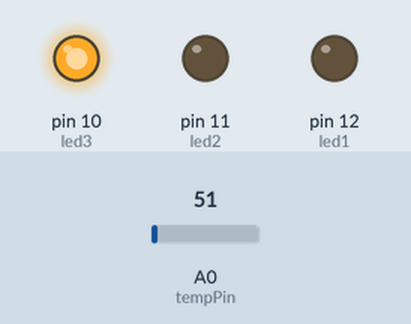
The sketch below on a simulated Arduino Uno, built with avr-gcc and run on an emulated ATmega328P. Parts: output pins drawn as LEDs (lit = HIGH). The inputs (shaded band) are chosen by the test bench; at power-on: A0 (tempPin) = 51. What the sketch prints to the serial monitor is not drawn.

Above: at 2.5 s.
At 5.5 s:
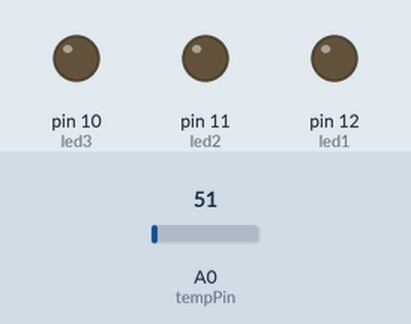
Timing chart, 0 to 7.8 s (numbered marks = the images above):
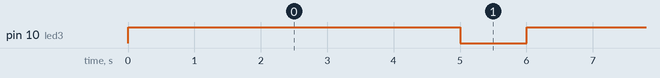

The sketch:

Temperature_sensor_with_led.ino
```cpp
// C++ code
//
int tempPin=A0;
int led1=12;
int led2=11;
int led3=10;
void setup()
{
  Serial.begin(9600);
  pinMode(led1,OUTPUT);
  pinMode(led2,OUTPUT);
  pinMode(led3,OUTPUT);

}
void loop()
{
  int sensorVal=analogRead(tempPin);
  float temp=sensorVal*(3.0/1023.0)*10;
  Serial.print("Temperature: ");
  Serial.print(temp);
  Serial.println(" *C");
  if(temp>=10.0)
  {
    digitalWrite(led1 ,HIGH);
    delay(5000);
    digitalWrite(led1,LOW);
  }
  if(temp<10.0 && temp>5.0)
  {
    digitalWrite(led2,HIGH);
    delay(5000);
    digitalWrite(led2,LOW);
  }
  else
  {
    digitalWrite(led3,HIGH);
    delay(5000);
    digitalWrite(led3,LOW);
  }
  delay(1000);
}
```

Measured:
- by itself, pin 10 (led3): alternates HIGH for 5.0 s and LOW for 1.0 s
